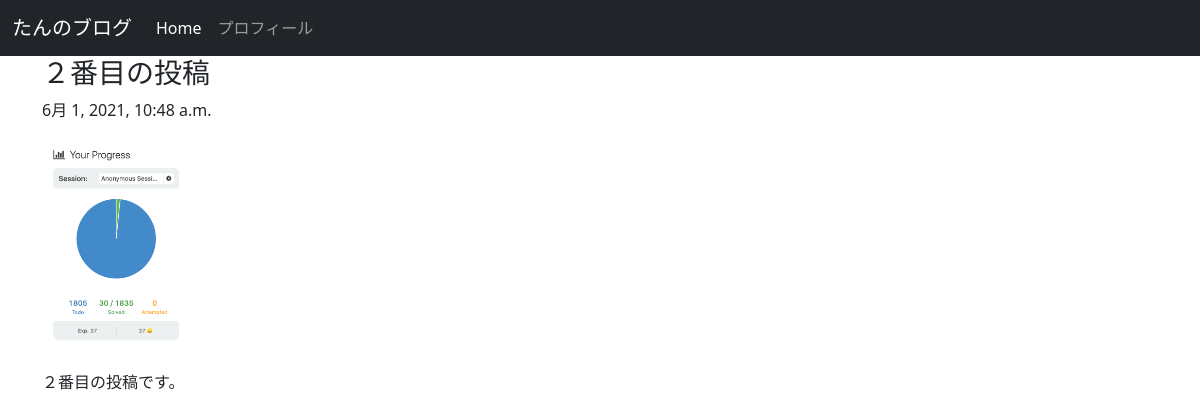
The page /posts/2 on the database its author committed.
### posts/models.py (models this page shows, shortened)
class Post(models.Model):
  title = models.CharField(max_length=100)
  published = models.DateTimeField()
  image = models.ImageField(upload_to='media/')
  body = models.TextField()

### posts/views.py (the view)
# urls.py: path('posts/<int:post_id>', views.post_detail, name="post_detail"),
def post_detail(request, post_id):
  post = get_object_or_404(Post, pk=post_id)
  return render(request, 'posts/post_detail.html', {'post': post})

### posts/templates/posts/post_detail.html (shortened to what this page needs)
<!DOCTYPE html>
<html lang="en">
  <head>
    <link
      href="https://cdn.jsdelivr.net/npm/bootstrap@5.0.0-beta1/dist/css/bootstrap.min.css"
      rel="stylesheet"
    />
  </head>
  <body>
    <nav class="navbar navbar-expand-lg navbar-dark bg-dark">
      <div class="container-fluid">
        <a class="navbar-brand" href="#">たんのブログ</a>
        <div class="collapse navbar-collapse" id="navbarSupportedContent">
          <ul class="navbar-nav me-auto mb-2 mb-lg-0">
            <li class="nav-item">
              <a class="nav-link active" aria-current="page" href="#">Home</a>
            </li>
            <li class="nav-item">
              <a class="nav-link" href="#">プロフィール</a>
            </li>
          </ul>
        </div>
      </div>
    </nav>
    <div class="container">
      <h3>{{post.title}}</h3>
      {{post.published}}
      <br /><br />
      <img
        src="{{post.image.url}}"
        class="img-fluid rounded"
        style="max-height: 200px"
      />
      <br /><br />
      {{post.body}}
      <br /><br /><br />
    </div>
  </body>
</html>

### rows shown on the page
Post: title "２番目の投稿", published "6月 1, 2021, 10:48 a.m.", image (picture), body "２番目の投稿です。"
